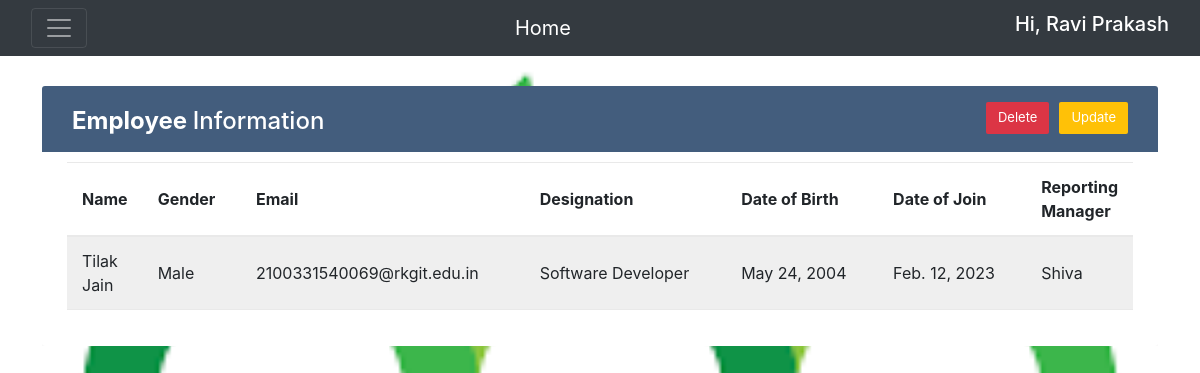
/app/detail/15 (signed in), run on the app's committed database.
### app/models.py (models this page shows, shortened)
class Employee(models.Model):
    CHOICE=(('male','Male'), ('female',' Female'),('other','Others'))
    name=models.CharField(max_length=30)
    email=models.EmailField()
    date_of_birth=models.DateField()
    date_of_join=models.DateField()
    gender=models.CharField(max_length=20, choices=CHOICE )
    designation=models.CharField(max_length=30)
    reporting_manager=models.CharField(max_length=30)

### app/views.py (the view)
# urls.py: path('detail/<int:pk>', views.EmpDetail.as_view(), name='detail'),
class EmpDetail(DetailView):
    model = Employee
    def get_context_data(self,*args, **kwargs):
        context = super(EmpDetail, self).get_context_data(*args,**kwargs)
        context['emp_data'] = Employee.objects.all()
        return context

### templates/app/Employee_detail.html (shortened to what this page needs)
<!doctype html>
<html lang="en">
<head>
	<link href="https://cdn.jsdelivr.net/npm/bootstrap@5.2.0/dist/css/bootstrap.min.css" rel="stylesheet">
	<link href="https://getbootstrap.com/docs/5.2/assets/css/docs.css" rel="stylesheet">
	<link rel="stylesheet" href="https://maxcdn.bootstrapcdn.com/bootstrap/4.0.0/css/bootstrap.min.css"
>
</head>
<body>
	<nav class="navbar navbar-dark bg-dark fixed">
		<div class="container-fluid">
			<button class="navbar-toggler" type="button" data-bs-toggle="offcanvas"
				data-bs-target="#offcanvasDarkNavbar" aria-controls="offcanvasDarkNavbar">
				<span class="navbar-toggler-icon"></span>
			</button>
			<a class="navbar-brand" href="/app/home">Home</a>
			{% if user.is_authenticated %}
			<h5 style="color: white">Hi, {{user.first_name|title}} {{user.last_name|title}}</h5>
			{% else %}
			<h5 style=color:white>Hi, Guest User</h5>
			{% endif %}
		</div>
	</nav>
	<div class="container-xl">
		<div class="table-responsive">
			<div class="table-wrapper">
				<div class="table-title">
					<div class="row">
						<div class="col-sm-6">
							<h2><b>Employee </b>Information</h2>
						</div>
						<div class="col-sm-6">
							{% if request.user.is_superuser %}
							<tr>
								<th>
									<form action="/app/update/{{object.id}}" class="inline">
										<button class="btn btn-warning">Update</button>
									</form>
								</th>
								<th>
									<form action="/app/delete/{{object.id}}" class="inline">
										<button class="btn btn-danger">Delete</button>
									</form>
								</th>
							</tr>
							{% else %}
							<h6 style="color:yellow"> <strong> Please Contact Admin for any correction </strong></h6>
							{% endif %}
						</div>
					</div>
				</div>
				<table class="table table-striped table-hover">
					<thead>
						<tr>
							<th>Name</th>
							<th>Gender</th>
							<th>Email</th>
							<th>Designation</th>
							<th>Date of Birth</th>
							<th>Date of Join</th>
							<th>Reporting Manager</th>
						</tr>
					</thead>
					<tbody>
						<tr>
							<td>{{object.name|title}}</td>
							<td>{{object.gender|title}}</td>
							<td>{{object.email|lower}}</td>
							<td>{{object.designation|title}}</td>
							<td>{{object.date_of_birth|date}}</td>
							<td>{{object.date_of_join|date}}</td>
							<td>{{object.reporting_manager|title}}</td>
						</tr>
					</tbody>
				</table>
			</div>
		</div>
	</div>
</body>
</html>

### templates/app/Employee_detail.html (style rules this page uses)
body { background-repeat: no-repeat; background-attachment: fixed; background-size: 100% 100%; }
.table-responsive { margin: 30px 0; }
.table-wrapper { background: #fff; padding: 20px 25px; border-radius: 3px; min-width: 1000px; box-shadow: 0 1px 1px rgba(0, 0, 0, .05); }
.table-title { padding-bottom: 15px; background: #435d7d; color: #fff; padding: 16px 30px; min-width: 100%; margin: -20px -25px 10px; border-radius: 3px 3px 0 0; }
.table-title h2 { margin: 5px 0 0; font-size: 24px; }
.table-title .btn { color: #fff; float: right; font-size: 13px; border: none; min-width: 50px; border-radius: 2px; border: none; outline: none !important; margin-left: 10px; }
table.table tr th, table.table tr td { border-color: #e9e9e9; padding: 12px 15px; vertical-align: middle; }
table.table tr th:first-child { width: 60px; }
table.table tr th:last-child { width: 100px; }
table.table-striped tbody tr:nth-of-type(odd) { background-color: #fcfcfc; }

### data on the page
Employee: name "Tilak Jain", gender "Male", email "2100331540069@rkgit.edu.in", designation "Software Developer", date_of_birth "May 24, 2004", date_of_join "Feb. 12, 2023", reporting_manager "Shiva"

### other printed values
{{ user.first_name|title }} "Ravi"
{{ user.last_name|title }} "Prakash"
